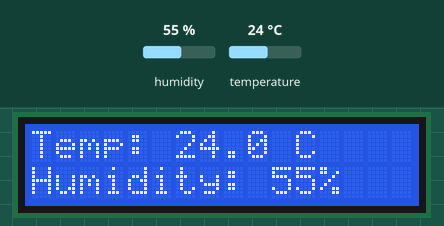
Simulated run of this program. Board: Raspberry Pi (BCM pin numbers). Shown: 16×2 character LCD. The inputs (shaded band) are chosen by the test bench; at power-on: humidity 55 %, temperature 24 °C.

Above: at 1.2 s.
1.3 s: humidity set to 22 %
At 3.4 s:
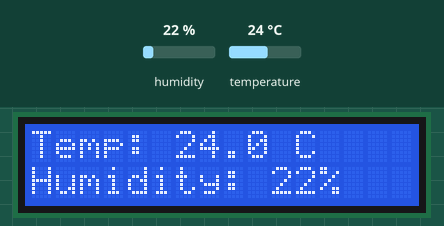
4.4 s: temperature set to 12 °C
At 6.2 s:
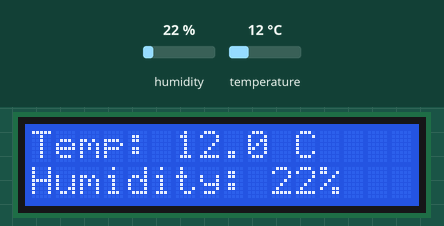
7.5 s: humidity set to 40 %
At 10.7 s:
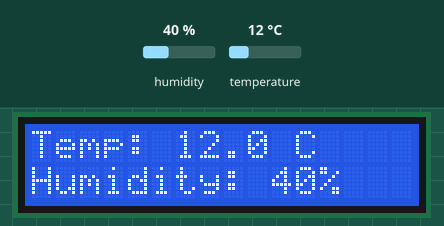
11.0 s: temperature set to 19 °C
At 12.5 s:
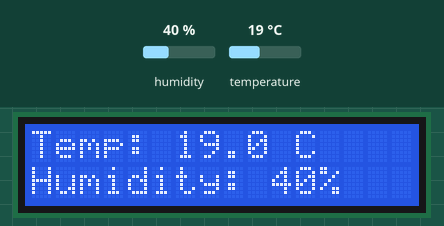
Timing chart, 0 to 14.0 s (numbered marks = the images above; inputs shaded):
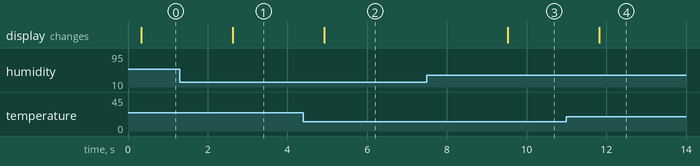

Measured:
- after the input at 1.3 s, the display: changes after 1.3 s (image 1)
- after the input at 4.4 s, the display: changes after 0.53 s (image 2)
- after the input at 7.5 s, the display: changes after 2.0 s (image 3)
- after the input at 11.0 s, the display: changes after 0.82 s (image 4)

The program:

materi8.py
```python
import time
import adafruit_dht
import board
from RPLCD.i2c import CharLCD

# Inisialisasi sensor DHT11
dht_device = adafruit_dht.DHT11(board.D18)

# Inisialisasi LCD
lcd = CharLCD(i2c_expander='PCF8574', address=0x27, port=1, cols=16, rows=2, dotsize=8)
lcd.clear()

while True:
    try:
        # Baca nilai suhu dan kelembaban dari sensor DHT11
        temperature_c = dht_device.temperature
        humidity = dht_device.humidity

        # Tampilkan nilai suhu di baris 0 dan nilai kelembaban di baris 1
        lcd.cursor_pos = (0, 0)
        lcd.write_string("Temp: {:.1f} C".format(temperature_c))
        lcd.cursor_pos = (1, 0)
        lcd.write_string("Humidity: {}%".format(humidity))

    except RuntimeError as err:
        print(err.args[0])

    time.sleep(2.0)
```
